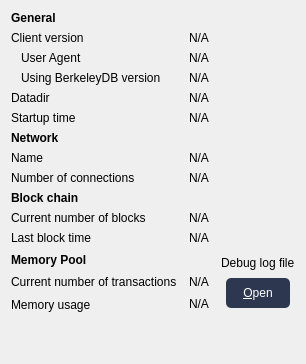
     <widget class="QWidget" name="tab_info">
      <attribute name="title">
       <string>&amp;Information</string>
      </attribute>
      <layout class="QGridLayout" name="gridLayout" columnstretch="0,1,0">
       <property name="horizontalSpacing">
        <number>12</number>
       </property>
       <item row="0" column="0">
        <widget class="QLabel" name="label_9">
         <property name="font">
          <font>
           <weight>75</weight>
           <bold>true</bold>
          </font>
         </property>
         <property name="text">
          <string>General</string>
         </property>
        </widget>
       </item>
       <item row="1" column="0">
        <widget class="QLabel" name="label_6">
         <property name="text">
          <string>Client version</string>
         </property>
        </widget>
       </item>
       <item row="1" column="1" colspan="2">
        <widget class="QLabel" name="clientVersion">
         <property name="cursor">
          <cursorShape>IBeamCursor</cursorShape>
         </property>
         <property name="text">
          <string>N/A</string>
         </property>
         <property name="textFormat">
          <enum>Qt::PlainText</enum>
         </property>
         <property name="textInteractionFlags">
          <set>Qt::LinksAccessibleByMouse|Qt::TextSelectableByKeyboard|Qt::TextSelectableByMouse</set>
         </property>
        </widget>
       </item>
       <item row="2" column="0">
        <widget class="QLabel" name="labelClientUserAgent">
         <property name="text">
          <string>User Agent</string>
         </property>
         <property name="indent">
          <number>10</number>
         </property>
        </widget>
       </item>
       <item row="2" column="1" colspan="2">
        <widget class="QLabel" name="clientUserAgent">
         <property name="cursor">
          <cursorShape>IBeamCursor</cursorShape>
         </property>
         <property name="text">
          <string>N/A</string>
         </property>
         <property name="textFormat">
          <enum>Qt::PlainText</enum>
         </property>
         <property name="textInteractionFlags">
          <set>Qt::LinksAccessibleByMouse|Qt::TextSelectableByKeyboard|Qt::TextSelectableByMouse</set>
         </property>
        </widget>
       </item>
       <item row="3" column="0">
        <widget class="QLabel" name="label_berkeleyDBVersion">
         <property name="text">
          <string>Using BerkeleyDB version</string>
         </property>
         <property name="indent">
          <number>10</number>
         </property>
        </widget>
       </item>
       <item row="3" column="1" colspan="2">
        <widget class="QLabel" name="berkeleyDBVersion">
         <property name="cursor">
          <cursorShape>IBeamCursor</cursorShape>
         </property>
         <property name="text">
          <string>N/A</string>
         </property>
         <property name="textFormat">
          <enum>Qt::PlainText</enum>
         </property>
         <property name="textInteractionFlags">
          <set>Qt::LinksAccessibleByMouse|Qt::TextSelectableByKeyboard|Qt::TextSelectableByMouse</set>
         </property>
        </widget>
       </item>
       <item row="4" column="0">
        <widget class="QLabel" name="label_12">
         <property name="text">
          <string>Datadir</string>
         </property>
        </widget>
       </item>
       <item row="4" column="1" colspan="2">
        <widget class="QLabel" name="dataDir">
         <property name="cursor">
          <cursorShape>IBeamCursor</cursorShape>
         </property>
         <property name="text">
          <string>N/A</string>
         </property>
         <property name="textFormat">
          <enum>Qt::PlainText</enum>
         </property>
         <property name="wordWrap">
          <bool>true</bool>
         </property>
         <property name="textInteractionFlags">
          <set>Qt::LinksAccessibleByMouse|Qt::TextSelectableByKeyboard|Qt::TextSelectableByMouse</set>
         </property>
        </widget>
       </item>
       <item row="5" column="0">
        <widget class="QLabel" name="label_13">
         <property name="text">
          <string>Startup time</string>
         </property>
        </widget>
       </item>
       <item row="5" column="1" colspan="2">
        <widget class="QLabel" name="startupTime">
         <property name="cursor">
          <cursorShape>IBeamCursor</cursorShape>
         </property>
         <property name="text">
          <string>N/A</string>
         </property>
         <property name="textFormat">
          <enum>Qt::PlainText</enum>
         </property>
         <property name="textInteractionFlags">
          <set>Qt::LinksAccessibleByMouse|Qt::TextSelectableByKeyboard|Qt::TextSelectableByMouse</set>
         </property>
        </widget>
       </item>
       <item row="6" column="0">
        <widget class="QLabel" name="labelNetwork">
         <property name="font">
          <font>
           <weight>75</weight>
           <bold>true</bold>
          </font>
         </property>
         <property name="text">
          <string>Network</string>
         </property>
        </widget>
       </item>
       <item row="7" column="0">
        <widget class="QLabel" name="label_8">
         <property name="text">
          <string>Name</string>
         </property>
        </widget>
       </item>
       <item row="7" column="1" colspan="2">
        <widget class="QLabel" name="networkName">
         <property name="cursor">
          <cursorShape>IBeamCursor</cursorShape>
         </property>
         <property name="text">
          <string>N/A</string>
         </property>
         <property name="textFormat">
          <enum>Qt::PlainText</enum>
         </property>
         <property name="textInteractionFlags">
          <set>Qt::LinksAccessibleByMouse|Qt::TextSelectableByKeyboard|Qt::TextSelectableByMouse</set>
         </property>
        </widget>
       </item>
       <item row="8" column="0">
        <widget class="QLabel" name="label_7">
         <property name="text">
          <string>Number of connections</string>
         </property>
        </widget>
       </item>
       <item row="8" column="1" colspan="2">
        <widget class="QLabel" name="numberOfConnections">
         <property name="cursor">
          <cursorShape>IBeamCursor</cursorShape>
         </property>
         <property name="text">
          <string>N/A</string>
         </property>
         <property name="textFormat">
          <enum>Qt::PlainText</enum>
         </property>
         <property name="textInteractionFlags">
          <set>Qt::LinksAccessibleByMouse|Qt::TextSelectableByKeyboard|Qt::TextSelectableByMouse</set>
         </property>
        </widget>
       </item>
       <item row="9" column="0">
        <widget class="QLabel" name="label_10">
         <property name="font">
          <font>
           <weight>75</weight>
           <bold>true</bold>
          </font>
         </property>
         <property name="text">
          <string>Block chain</string>
         </property>
        </widget>
       </item>
       <item row="10" column="0">
        <widget class="QLabel" name="label_3">
         <property name="text">
          <string>Current number of blocks</string>
         </property>
        </widget>
       </item>
       <item row="10" column="1" colspan="2">
        <widget class="QLabel" name="numberOfBlocks">
         <property name="cursor">
          <cursorShape>IBeamCursor</cursorShape>
         </property>
         <property name="text">
          <string>N/A</string>
         </property>
         <property name="textFormat">
          <enum>Qt::PlainText</enum>
         </property>
         <property name="textInteractionFlags">
          <set>Qt::LinksAccessibleByMouse|Qt::TextSelectableByKeyboard|Qt::TextSelectableByMouse</set>
         </property>
        </widget>
       </item>
       <item row="11" column="0">
        <widget class="QLabel" name="labelLastBlockTime">
         <property name="text">
          <string>Last block time</string>
         </property>
        </widget>
       </item>
       <item row="11" column="1" colspan="2">
        <widget class="QLabel" name="lastBlockTime">
         <property name="cursor">
          <cursorShape>IBeamCursor</cursorShape>
         </property>
         <property name="text">
          <string>N/A</string>
         </property>
         <property name="textFormat">
          <enum>Qt::PlainText</enum>
         </property>
         <property name="textInteractionFlags">
          <set>Qt::LinksAccessibleByMouse|Qt::TextSelectableByKeyboard|Qt::TextSelectableByMouse</set>
         </property>
        </widget>
       </item>
       <item row="12" column="0">
        <widget class="QLabel" name="labelMempoolTitle">
         <property name="font">
          <font>
           <weight>75</weight>
           <bold>true</bold>
          </font>
         </property>
         <property name="text">
          <string>Memory Pool</string>
         </property>
        </widget>
       </item>
       <item row="13" column="0">
        <widget class="QLabel" name="labelNumberOfTransactions">
         <property name="text">
          <string>Current number of transactions</string>
         </property>
        </widget>
       </item>
       <item row="13" column="1">
        <widget class="QLabel" name="mempoolNumberTxs">
         <property name="cursor">
          <cursorShape>IBeamCursor</cursorShape>
         </property>
         <property name="text">
          <string>N/A</string>
         </property>
         <property name="textFormat">
          <enum>Qt::PlainText</enum>
         </property>
         <property name="textInteractionFlags">
          <set>Qt::LinksAccessibleByMouse|Qt::TextSelectableByKeyboard|Qt::TextSelectableByMouse</set>
         </property>
        </widget>
       </item>
       <item row="14" column="0">
        <widget class="QLabel" name="labelMemoryUsage">
         <property name="text">
          <string>Memory usage</string>
         </property>
        </widget>
       </item>
       <item row="14" column="1">
        <widget class="QLabel" name="mempoolSize">
         <property name="cursor">
          <cursorShape>IBeamCursor</cursorShape>
         </property>
         <property name="text">
          <string>N/A</string>
         </property>
         <property name="textFormat">
          <enum>Qt::PlainText</enum>
         </property>
         <property name="textInteractionFlags">
          <set>Qt::LinksAccessibleByMouse|Qt::TextSelectableByKeyboard|Qt::TextSelectableByMouse</set>
         </property>
        </widget>
       </item>
       <item row="12" column="2" rowspan="3">
        <layout class="QVBoxLayout" name="verticalLayoutDebugButton">
         <property name="spacing">
          <number>3</number>
         </property>
         <item>
          <spacer name="verticalSpacer_2">
           <property name="orientation">
            <enum>Qt::Vertical</enum>
           </property>
           <property name="sizeHint" stdset="0">
            <size>
             <width>10</width>
             <height>5</height>
            </size>
           </property>
          </spacer>
         </item>
         <item>
          <widget class="QLabel" name="labelDebugLogfile">
           <property name="text">
            <string>Debug log file</string>
           </property>
          </widget>
         </item>
         <item>
          <widget class="QPushButton" name="openDebugLogfileButton">
           <property name="toolTip">
            <string>Open the %1 debug log file from the current data directory. This can take a few seconds for large log files.</string>
           </property>
           <property name="styleSheet">
            <string notr="true">QPushButton::pressed{
  background-color: #232c41;
  box-shadow: 0px 0px 0px 1px rgba(0, 0, 0, 0.1) inset,
  0px 1px 4px 0px rgba(0, 0, 0, 0.1) inset !important;
}
QPushButton{
background:#2d374f;
padding:8px;
border-radius:5px;
color:#fff;
margin:5px
}</string>
           </property>
           <property name="text">
            <string>&amp;Open</string>
           </property>
           <property name="autoDefault">
            <bool>false</bool>
           </property>
          </widget>
         </item>
        </layout>
       </item>
       <item row="15" column="0">
        <spacer name="verticalSpacer">
         <property name="orientation">
          <enum>Qt::Vertical</enum>
         </property>
         <property name="sizeHint" stdset="0">
          <size>
           <width>20</width>
           <height>40</height>
          </size>
         </property>
        </spacer>
       </item>
      </layout>
     </widget>
